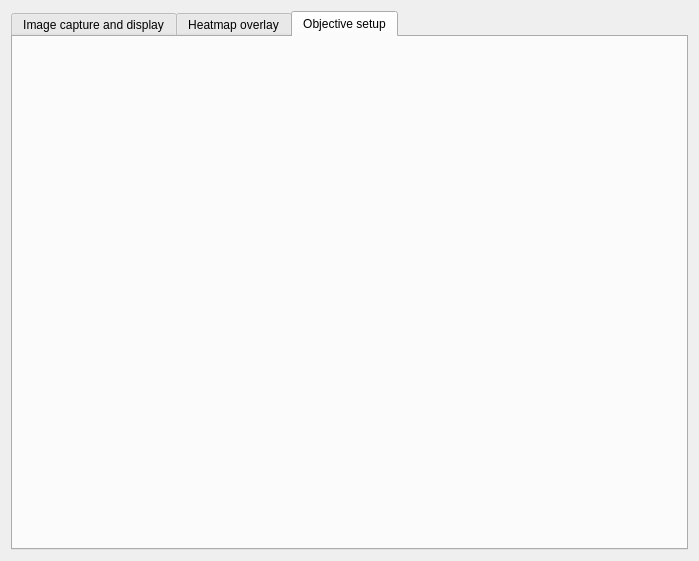
<?xml version="1.0" encoding="UTF-8"?>
<ui version="4.0">
 <class>Hilvl_Brightfield</class>
 <widget class="QWidget" name="Hilvl_Brightfield">
  <property name="geometry">
   <rect>
    <x>0</x>
    <y>0</y>
    <width>699</width>
    <height>561</height>
   </rect>
  </property>
  <property name="windowTitle">
   <string>Form</string>
  </property>
  <layout class="QVBoxLayout" name="verticalLayout_2">
   <item>
    <layout class="QVBoxLayout" name="main_layout">
     <item>
      <widget class="QTabWidget" name="tabWidget">
       <property name="currentIndex">
        <number>2</number>
       </property>
       <widget class="QWidget" name="tab_captureDisplay">
        <attribute name="title">
         <string>Image capture and display</string>
        </attribute>
        <layout class="QHBoxLayout" name="horizontalLayout">
         <item>
          <widget class="QWidget" name="wdg_holder_capDisp" native="true">
           <layout class="QVBoxLayout" name="lyt_holder_imgCapDisp"/>
          </widget>
         </item>
        </layout>
       </widget>
       <widget class="QWidget" name="tab_heatmapOverlay">
        <attribute name="title">
         <string>Heatmap overlay</string>
        </attribute>
        <layout class="QVBoxLayout" name="verticalLayout_5">
         <item>
          <widget class="QWidget" name="wdg_holder_heatmapOverlay" native="true">
           <layout class="QVBoxLayout" name="lyt_holder_heatmapOverlay"/>
          </widget>
         </item>
        </layout>
       </widget>
       <widget class="QWidget" name="tab_objectiveSetup">
        <attribute name="title">
         <string>Objective setup</string>
        </attribute>
        <layout class="QVBoxLayout" name="verticalLayout_7">
         <item>
          <layout class="QVBoxLayout" name="lyt_holder_objSetup"/>
         </item>
        </layout>
       </widget>
      </widget>
     </item>
    </layout>
   </item>
  </layout>
 </widget>
 <resources/>
 <connections/>
</ui>
